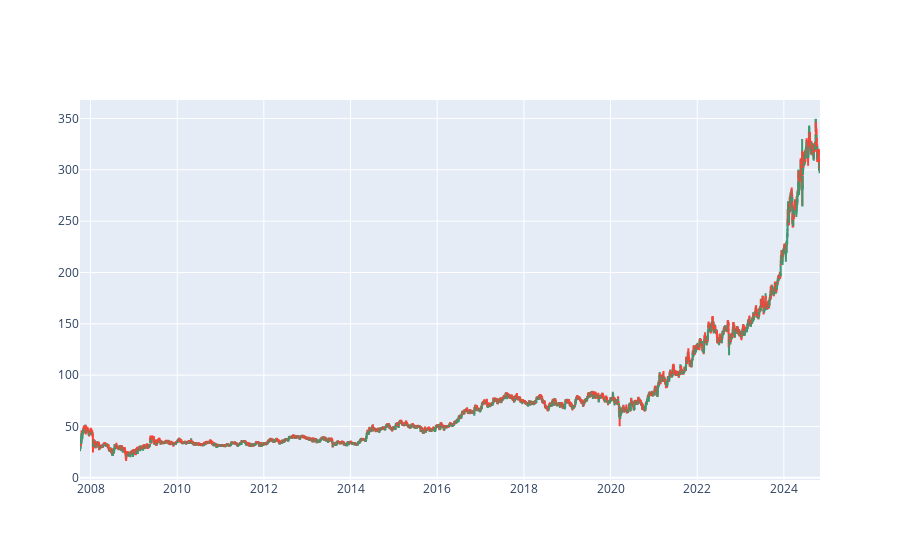

Notebook cell for this chart:
### Code cell
# Candlesticks 
import plotly.graph_objects as go

fig = go.Figure(data=[go.Candlestick(x = data01['Date'], open = data01['Open'], 
                                    high = data01['High'],
                                    low = data01['Low'], 
                                    close = data01['Close'])])
fig.update_layout(xaxis_rangeslider_visible=False)
fig.show()

### Figure 1 — Plotly figure (JSON) as saved in the notebook; plotly's stock layout.template omitted (floating-point values rounded to 4 significant figures; data arrays with more than 128 entries replaced by an {"elided": "..."} marker saying what was removed)
{"data": [{"close": {"elided": "4209 str values"}, "high": {"elided": "4209 str values"}, "low": {"elided": "4209 str values"}, "open": {"elided": "4209 str values"}, "type": "candlestick", "x": {"elided": "4209 str values"}}], "layout": {"xaxis": {"rangeslider": {"visible": false}}}}
